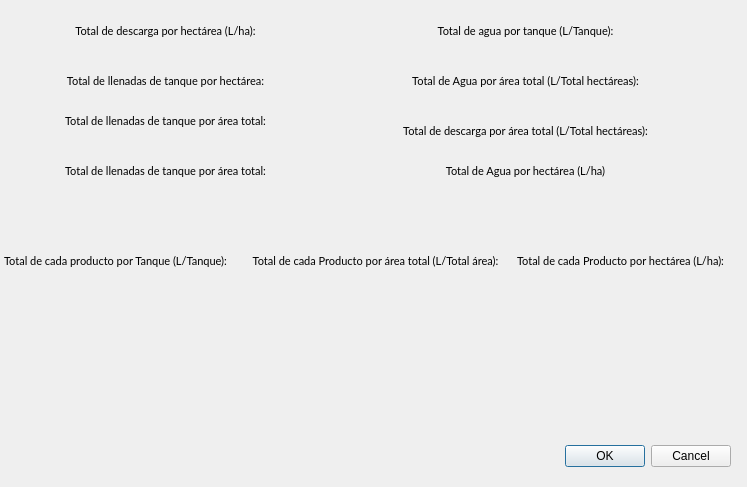
<?xml version="1.0" encoding="UTF-8"?>
<ui version="4.0">
 <class>Dialog</class>
 <widget class="QDialog" name="Dialog">
  <property name="geometry">
   <rect>
    <x>0</x>
    <y>0</y>
    <width>747</width>
    <height>487</height>
   </rect>
  </property>
  <property name="windowTitle">
   <string>Dialog</string>
  </property>
  <widget class="QDialogButtonBox" name="buttonBox">
   <property name="geometry">
    <rect>
     <x>560</x>
     <y>440</y>
     <width>171</width>
     <height>32</height>
    </rect>
   </property>
   <property name="orientation">
    <enum>Qt::Horizontal</enum>
   </property>
   <property name="standardButtons">
    <set>QDialogButtonBox::Cancel|QDialogButtonBox::Ok</set>
   </property>
  </widget>
  <widget class="QLabel" name="label_descargasHa">
   <property name="geometry">
    <rect>
     <x>10</x>
     <y>20</y>
     <width>311</width>
     <height>21</height>
    </rect>
   </property>
   <property name="font">
    <font>
     <family>Lato</family>
     <pointsize>8</pointsize>
    </font>
   </property>
   <property name="text">
    <string>Total de descarga por hectárea (L/ha):</string>
   </property>
   <property name="alignment">
    <set>Qt::AlignCenter</set>
   </property>
  </widget>
  <widget class="QLabel" name="label_llenadasTanqueHa">
   <property name="geometry">
    <rect>
     <x>10</x>
     <y>70</y>
     <width>311</width>
     <height>21</height>
    </rect>
   </property>
   <property name="font">
    <font>
     <family>Lato</family>
     <pointsize>8</pointsize>
    </font>
   </property>
   <property name="text">
    <string>Total de llenadas de tanque por hectárea:</string>
   </property>
   <property name="alignment">
    <set>Qt::AlignCenter</set>
   </property>
  </widget>
  <widget class="QLabel" name="label_llenadasAreaTot">
   <property name="geometry">
    <rect>
     <x>10</x>
     <y>160</y>
     <width>311</width>
     <height>21</height>
    </rect>
   </property>
   <property name="font">
    <font>
     <family>Lato</family>
     <pointsize>8</pointsize>
    </font>
   </property>
   <property name="text">
    <string>Total de llenadas de tanque por área total:</string>
   </property>
   <property name="alignment">
    <set>Qt::AlignCenter</set>
   </property>
  </widget>
  <widget class="QLabel" name="label_litrosAreaTot">
   <property name="geometry">
    <rect>
     <x>10</x>
     <y>110</y>
     <width>311</width>
     <height>21</height>
    </rect>
   </property>
   <property name="font">
    <font>
     <family>Lato</family>
     <pointsize>8</pointsize>
    </font>
   </property>
   <property name="text">
    <string>Total de llenadas de tanque por área total:</string>
   </property>
   <property name="alignment">
    <set>Qt::AlignCenter</set>
   </property>
  </widget>
  <widget class="QLabel" name="label_totalProdsHa">
   <property name="geometry">
    <rect>
     <x>510</x>
     <y>250</y>
     <width>221</width>
     <height>21</height>
    </rect>
   </property>
   <property name="font">
    <font>
     <family>Lato</family>
     <pointsize>8</pointsize>
    </font>
   </property>
   <property name="text">
    <string>Total de cada Producto por hectárea (L/ha):</string>
   </property>
   <property name="alignment">
    <set>Qt::AlignCenter</set>
   </property>
  </widget>
  <widget class="QLabel" name="label_aguaAreaTot">
   <property name="geometry">
    <rect>
     <x>370</x>
     <y>70</y>
     <width>311</width>
     <height>21</height>
    </rect>
   </property>
   <property name="font">
    <font>
     <family>Lato</family>
     <pointsize>8</pointsize>
    </font>
   </property>
   <property name="text">
    <string>Total de Agua por área total (L/Total hectáreas):</string>
   </property>
   <property name="alignment">
    <set>Qt::AlignCenter</set>
   </property>
  </widget>
  <widget class="QLabel" name="label_totalProdsTanque">
   <property name="geometry">
    <rect>
     <x>0</x>
     <y>250</y>
     <width>231</width>
     <height>21</height>
    </rect>
   </property>
   <property name="font">
    <font>
     <family>Lato</family>
     <pointsize>8</pointsize>
    </font>
   </property>
   <property name="text">
    <string>Total de cada producto por Tanque (L/Tanque):</string>
   </property>
   <property name="alignment">
    <set>Qt::AlignCenter</set>
   </property>
  </widget>
  <widget class="QLabel" name="label_aguaHa">
   <property name="geometry">
    <rect>
     <x>370</x>
     <y>160</y>
     <width>311</width>
     <height>21</height>
    </rect>
   </property>
   <property name="font">
    <font>
     <family>Lato</family>
     <pointsize>8</pointsize>
    </font>
   </property>
   <property name="text">
    <string>Total de Agua por hectárea (L/ha)</string>
   </property>
   <property name="alignment">
    <set>Qt::AlignCenter</set>
   </property>
  </widget>
  <widget class="QLabel" name="label_totalProdsAreaTot">
   <property name="geometry">
    <rect>
     <x>250</x>
     <y>250</y>
     <width>251</width>
     <height>21</height>
    </rect>
   </property>
   <property name="font">
    <font>
     <family>Lato</family>
     <pointsize>8</pointsize>
    </font>
   </property>
   <property name="text">
    <string>Total de cada Producto por área total (L/Total área):</string>
   </property>
   <property name="alignment">
    <set>Qt::AlignCenter</set>
   </property>
  </widget>
  <widget class="QLabel" name="label_aguaTanque">
   <property name="geometry">
    <rect>
     <x>370</x>
     <y>20</y>
     <width>311</width>
     <height>21</height>
    </rect>
   </property>
   <property name="font">
    <font>
     <family>Lato</family>
     <pointsize>8</pointsize>
    </font>
   </property>
   <property name="text">
    <string>Total de agua por tanque (L/Tanque):</string>
   </property>
   <property name="alignment">
    <set>Qt::AlignCenter</set>
   </property>
  </widget>
  <widget class="QLabel" name="label_descargasAreaTot">
   <property name="geometry">
    <rect>
     <x>370</x>
     <y>120</y>
     <width>311</width>
     <height>21</height>
    </rect>
   </property>
   <property name="font">
    <font>
     <family>Lato</family>
     <pointsize>8</pointsize>
    </font>
   </property>
   <property name="text">
    <string>Total de descarga por área total (L/Total hectáreas):</string>
   </property>
   <property name="alignment">
    <set>Qt::AlignCenter</set>
   </property>
  </widget>
 </widget>
 <resources/>
 <connections>
  <connection>
   <sender>buttonBox</sender>
   <signal>accepted()</signal>
   <receiver>Dialog</receiver>
   <slot>accept()</slot>
   <hints>
    <hint type="sourcelabel">
     <x>248</x>
     <y>254</y>
    </hint>
    <hint type="destinationlabel">
     <x>157</x>
     <y>274</y>
    </hint>
   </hints>
  </connection>
  <connection>
   <sender>buttonBox</sender>
   <signal>rejected()</signal>
   <receiver>Dialog</receiver>
   <slot>reject()</slot>
   <hints>
    <hint type="sourcelabel">
     <x>316</x>
     <y>260</y>
    </hint>
    <hint type="destinationlabel">
     <x>286</x>
     <y>274</y>
    </hint>
   </hints>
  </connection>
 </connections>
</ui>
